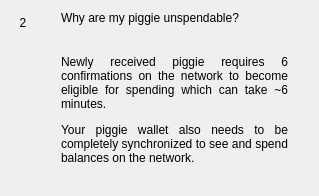
                  <widget class="QWidget" name="widgetFaq2" native="true">
                   <layout class="QHBoxLayout" name="horizontalPage2" stretch="0,1">
                    <item alignment="Qt::AlignTop">
                     <widget class="QLabel" name="labelNumber2">
                      <property name="minimumSize">
                       <size>
                        <width>24</width>
                        <height>24</height>
                       </size>
                      </property>
                      <property name="maximumSize">
                       <size>
                        <width>16777215</width>
                        <height>24</height>
                       </size>
                      </property>
                      <property name="text">
                       <string>2</string>
                      </property>
                      <property name="alignment">
                       <set>Qt::AlignCenter</set>
                      </property>
                     </widget>
                    </item>
                    <item>
                     <layout class="QVBoxLayout" name="verticalLayoutPage2">
                      <property name="spacing">
                       <number>0</number>
                      </property>
                      <property name="leftMargin">
                       <number>20</number>
                      </property>
                      <property name="rightMargin">
                       <number>20</number>
                      </property>
                      <item>
                       <widget class="QLabel" name="labelSubtitle2">
                        <property name="text">
                         <string>Why are my piggie unspendable?</string>
                        </property>
                        <property name="wordWrap">
                         <bool>true</bool>
                        </property>
                       </widget>
                      </item>
                      <item>
                       <spacer name="verticalSpacer_20">
                        <property name="orientation">
                         <enum>Qt::Vertical</enum>
                        </property>
                        <property name="sizeType">
                         <enum>QSizePolicy::Fixed</enum>
                        </property>
                        <property name="sizeHint" stdset="0">
                         <size>
                          <width>20</width>
                          <height>30</height>
                         </size>
                        </property>
                       </spacer>
                      </item>
                      <item>
                       <widget class="QLabel" name="labelContent2">
                        <property name="text">
                         <string>
                           &lt;html&gt;&lt;head/&gt;&lt;body&gt;&lt;p align=&quot;justify&quot;&gt;
                           Newly received piggie requires 6 confirmations on the network
                           to become eligible for spending which can take ~6 minutes.
                           &lt;/p&gt;&lt;p align=&quot;justify&quot;&gt;
                           Your piggie wallet also needs to be completely synchronized
                           to see and spend balances on the network.
                           &lt;/p&gt;&lt;/body&gt;&lt;/html&gt;
                         </string>
                        </property>
                        <property name="alignment">
                         <set>Qt::AlignLeading|Qt::AlignLeft|Qt::AlignTop</set>
                        </property>
                        <property name="wordWrap">
                         <bool>true</bool>
                        </property>
                       </widget>
                      </item>
                      <item>
                       <spacer name="verticalSpacer_21">
                        <property name="orientation">
                         <enum>Qt::Vertical</enum>
                        </property>
                        <property name="sizeHint" stdset="0">
                         <size>
                          <width>20</width>
                          <height>20</height>
                         </size>
                        </property>
                       </spacer>
                      </item>
                     </layout>
                    </item>
                   </layout>
                  </widget>
